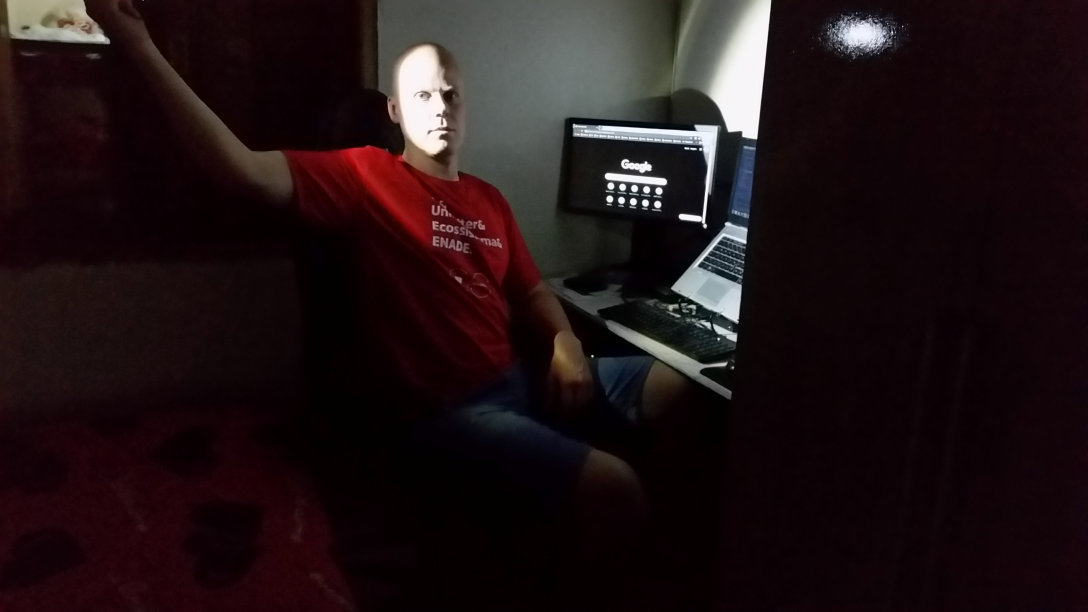
#> input picture filtragem-frequencia/resources/p2.jpg, 3264 x 1836 px (shown at 1/3 size)
$ python homomorphic-filter.py
#> lines starting #> are read from the running program, lines starting #| are printed output that depends on the picture
import cv2
import numpy as np
from math import exp, sqrt

image = cv2.imread("resources/p2.jpg", 0)
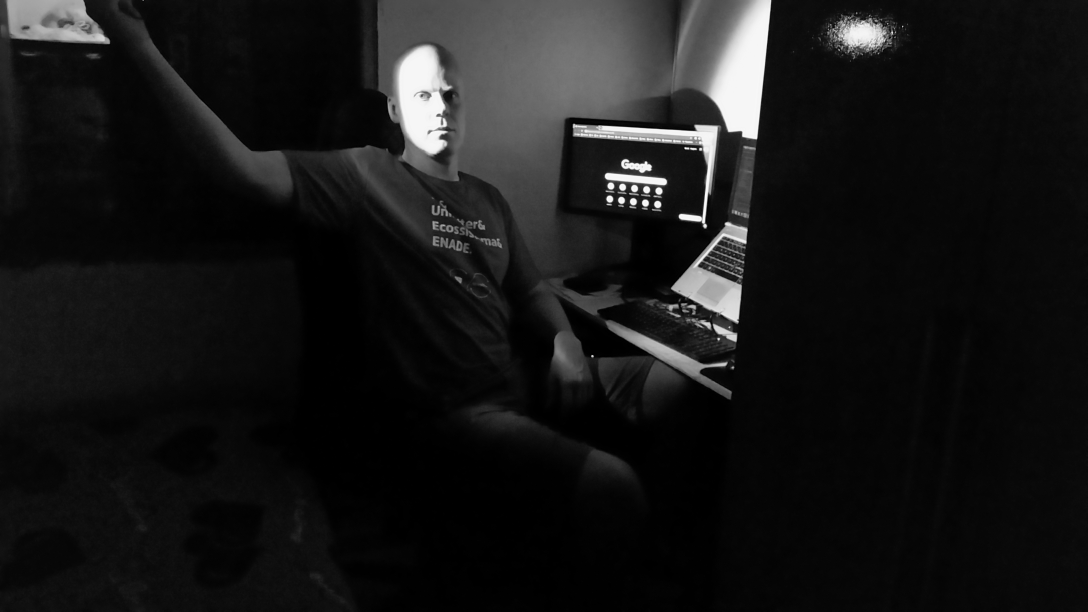
#> image: shape (1836, 3264) (shown at 1/3 size); min 0, max 255, mean 23.3
height, width = image.shape[:2]
#> height = 1836; width = 3264

dft_M = cv2.getOptimalDFTSize(height)
#> dft_M = 1875
dft_N = cv2.getOptimalDFTSize(width)
#> dft_N = 3375


yh, yl, c, d0 = 0, 0, 0, 0

y_track, d0_track, c_track = 0, 0, 0

complex_image = 0


def homomorphic():
    global yh, yl, c, d0, complex_image
    d = np.zeros(complex_image.shape, dtype=np.float32)

    for u in range(dft_M):
        for v in range(dft_N):
            d[u, v] = sqrt((u - dft_M / 2.0) * (u - dft_M / 2.0) + (v - dft_N / 2.0) * (v - dft_N / 2.0))

    d2 = cv2.multiply(d, d) / (d0 * d0)
    re = np.exp(- c * d2)
    h = (yh - yl) * (1 - re) + yl

    filtered = cv2.mulSpectrums(complex_image, h, 0)

    filtered = np.fft.ifftshift(filtered)
    filtered = cv2.idft(filtered)

    filtered = cv2.magnitude(filtered[:, :, 0], filtered[:, :, 1])
    cv2.normalize(filtered, filtered, 0, 1, cv2.NORM_MINMAX)

    filtered = np.exp(filtered - 1.0)
    cv2.normalize(filtered, filtered, 0, 1, cv2.NORM_MINMAX)

    cv2.namedWindow('homomorphic', cv2.WINDOW_AUTOSIZE)
    cv2.imshow("homomorphic", filtered)
    cv2.imwrite("output/output.png", filtered * 255)


def setyl(y_track):
    global yl
    yl = y_track / 100.0
    if yl == 0:
        yl = 0.1
    if yl > yh:
        yl = yh - 1
    homomorphic()


def setyh(y_track):
    global yh
    yh = y_track / 100.0
    if yh == 0:
        yh = 0.1
    if yl > yh:
        yh = yl + 1
    homomorphic()


def setc(c_track):
    global c
    c = c_track / 1000.0
    if c == 0:
        c = 1
    homomorphic()


def setd0(d0_track):
    global d0
    d0 = d0_track
    if d0 == 0:
        d0 = 1
    homomorphic()


def main():

    padded = cv2.copyMakeBorder(image, 0, dft_M - height, 0, dft_N - width, cv2.BORDER_CONSTANT, 0)
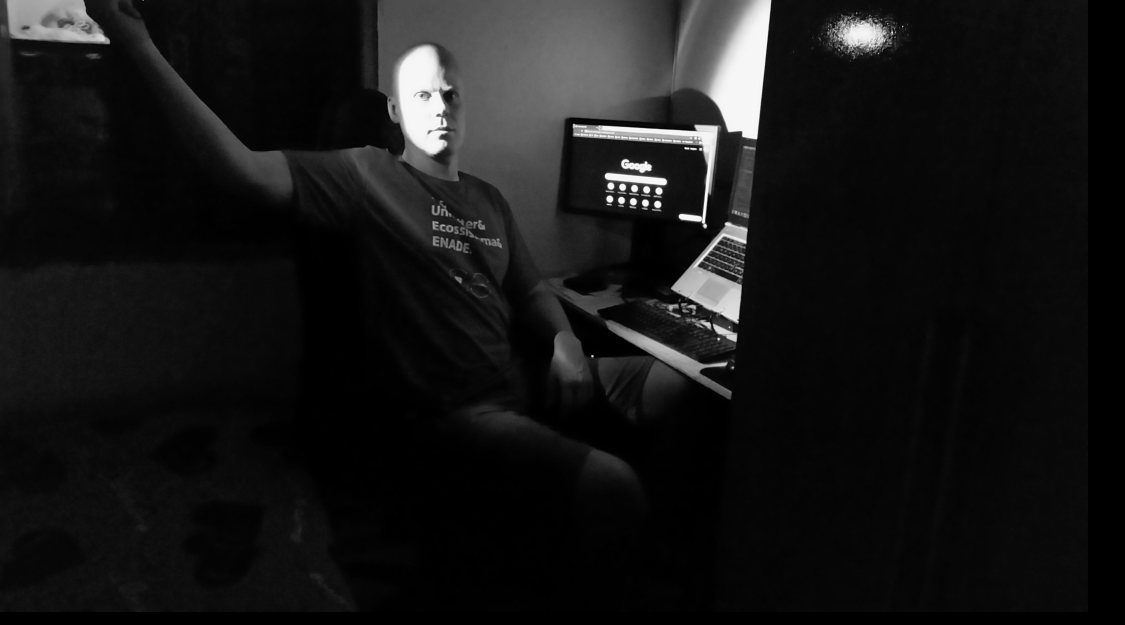
#> padded: shape (1875, 3375) (shown at 1/3 size); min 0, max 255, mean 22.1

    padded = np.log(padded + 1.0)
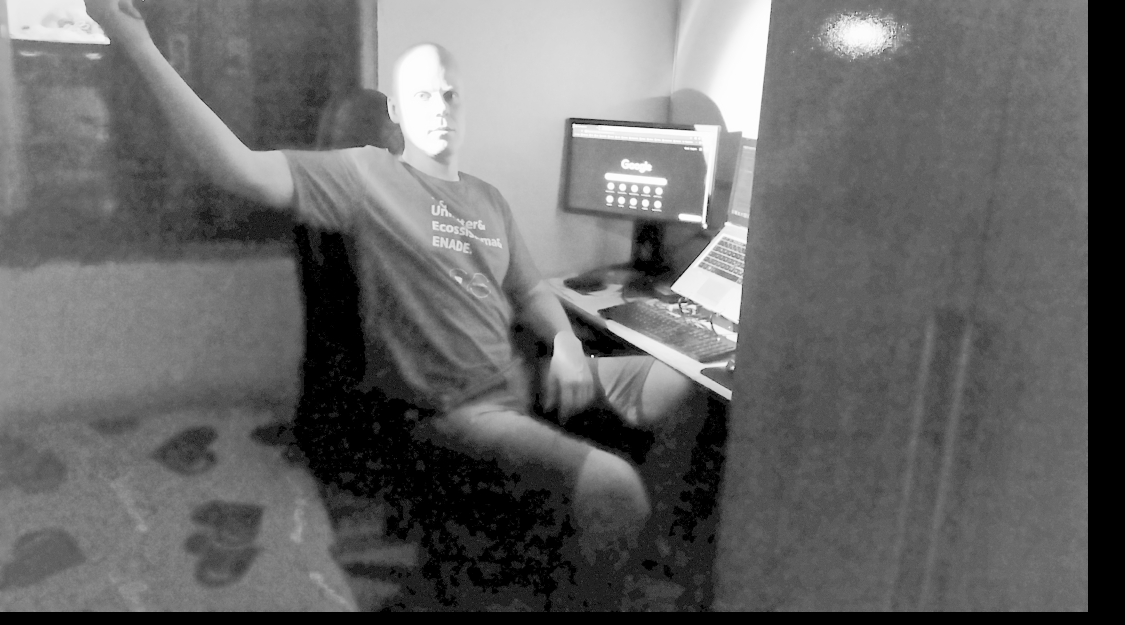
#> padded: shape (1875, 3375) float64 (shown at 1/3 size); min 0, max 5.55, mean 2.26; drawn with min black and max white

    global complex_image
    complex_image = cv2.dft(np.float32(padded), flags=cv2.DFT_COMPLEX_OUTPUT)
    # complex_image = np.fft.fft2(padded)

    complex_image = np.fft.fftshift(complex_image)

    magnitude_spectrum = 15 * np.log(cv2.magnitude(complex_image[:, :, 0], complex_image[:, :, 1]))
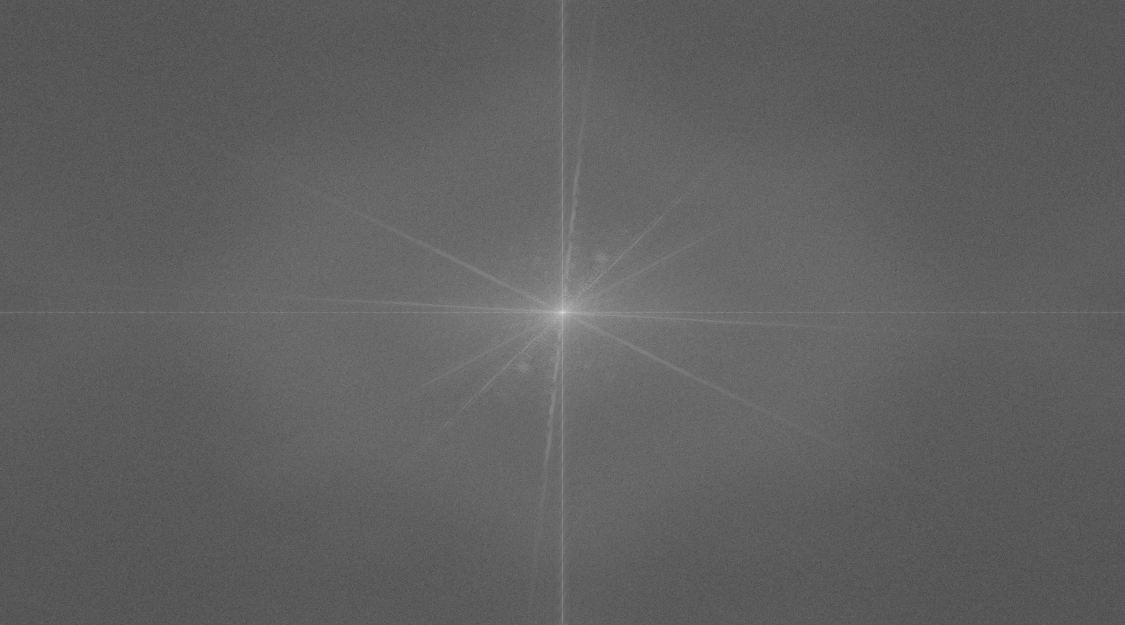
#> magnitude_spectrum: shape (1875, 3375) float32 (shown at 1/3 size); min -22.64, max 247.1, mean 79.7; drawn with min black and max white
    # magnitude_spectrum = 15 * np.log(np.abs(complex_image))

    cv2.namedWindow('Image', cv2.WINDOW_NORMAL)
    cv2.imshow("Image", image)
    cv2.imwrite("output/original-gray.png", image)
    cv2.resizeWindow("Image", 600, 600)

    cv2.namedWindow('DFT', cv2.WINDOW_NORMAL)
    cv2.imshow("DFT", np.uint8(magnitude_spectrum))
    cv2.imwrite("output/dft.png", np.uint8(magnitude_spectrum))
    cv2.resizeWindow("DFT", 600, 600)

    cv2.createTrackbar("YL", "Image", y_track, 100, setyl)
#> slider 'YL' is set to 33
    cv2.createTrackbar("YH", "Image", y_track, 100, setyh)
#> slider 'YH' is set to 33
    cv2.createTrackbar("C", "Image", c_track, 100, setc)
#> slider 'C' is set to 33
    cv2.createTrackbar("D0", "Image", d0_track, 100, setd0)
#> slider 'D0' is set to 33

    cv2.waitKey(0)
#> in homomorphic, `filtered = cv2.magnitude(filtered[:, :, 0], filtered[:, :, 1])`: filtered: shape (1875, 3375) float32; every value is NaN or infinite
#> in homomorphic (call 3), `filtered = np.exp(filtered - 1.0)`:
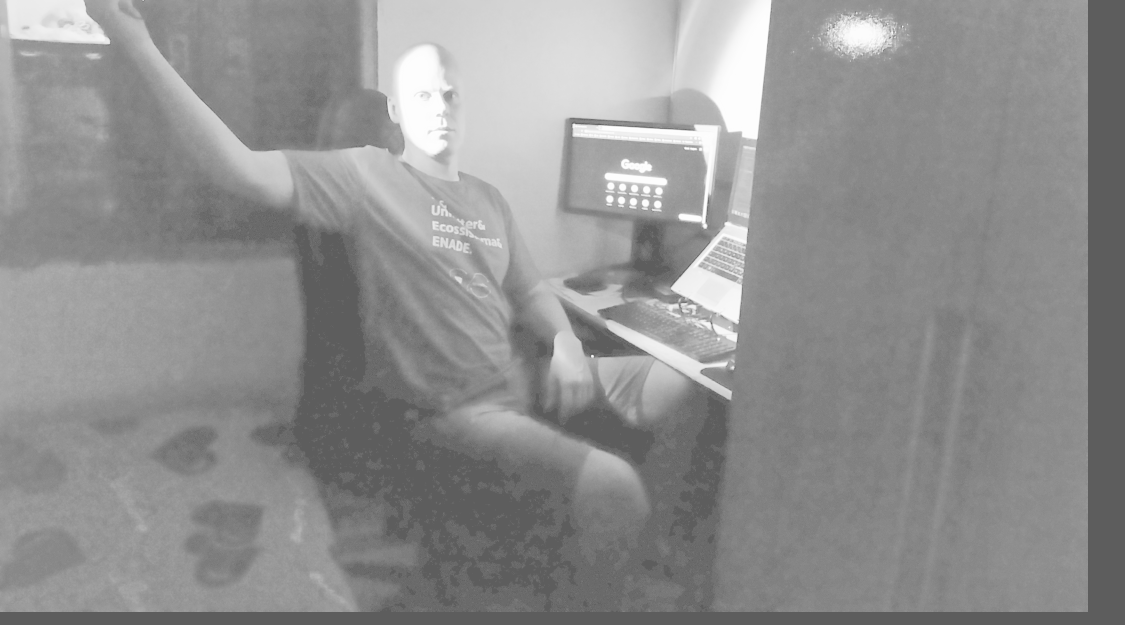
#> filtered: shape (1875, 3375) float32 (shown at 1/3 size); min 0.368, max 1, mean 0.568
#> in homomorphic (call 3), `cv2.normalize(filtered, filtered, 0, 1, cv2.NORM_MINMAX)`:
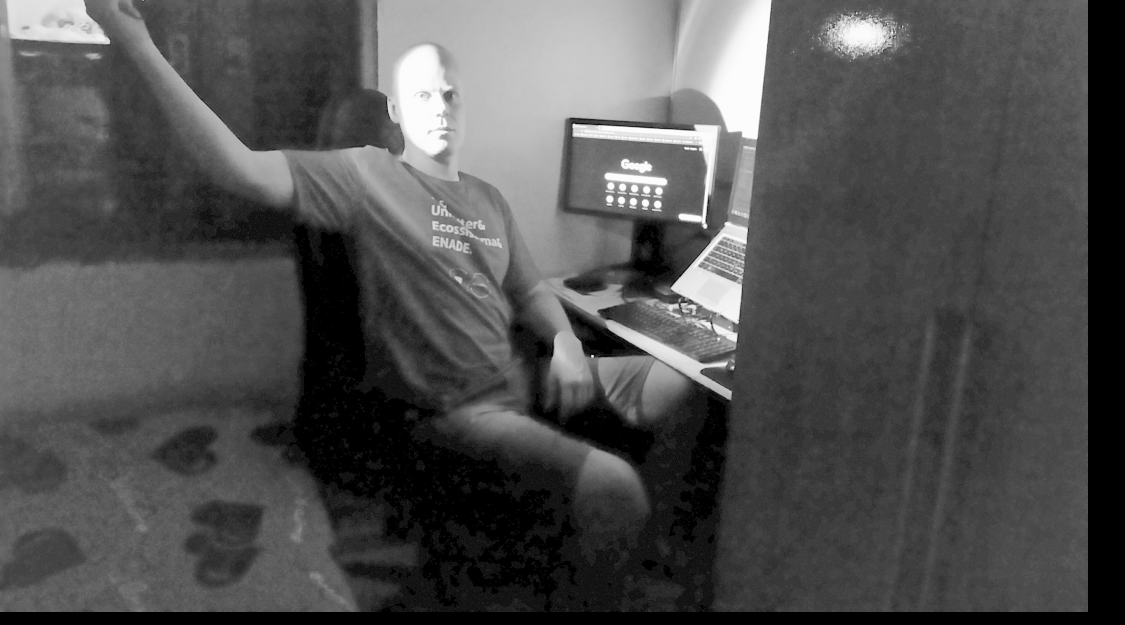
#> filtered: shape (1875, 3375) float32 (shown at 1/3 size); min -1.38e-08, max 1, mean 0.317; drawn with min black and max white
    cv2.destroyAllWindows()


if __name__ == '__main__':
    main()

$ run again, with filtragem-frequencia/resources/p1.jpg copied over filtragem-frequencia/resources/p2.jpg
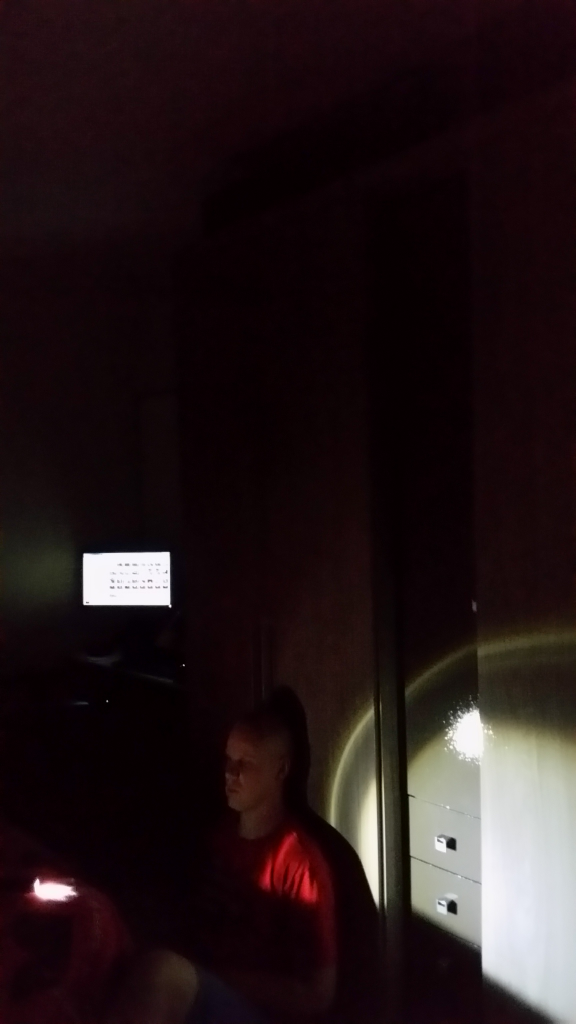
#> input picture filtragem-frequencia/resources/p1.jpg, 1152 x 2048 px (shown at 1/2 size)
#> `image = cv2.imread("resources/p2.jpg", 0)`:
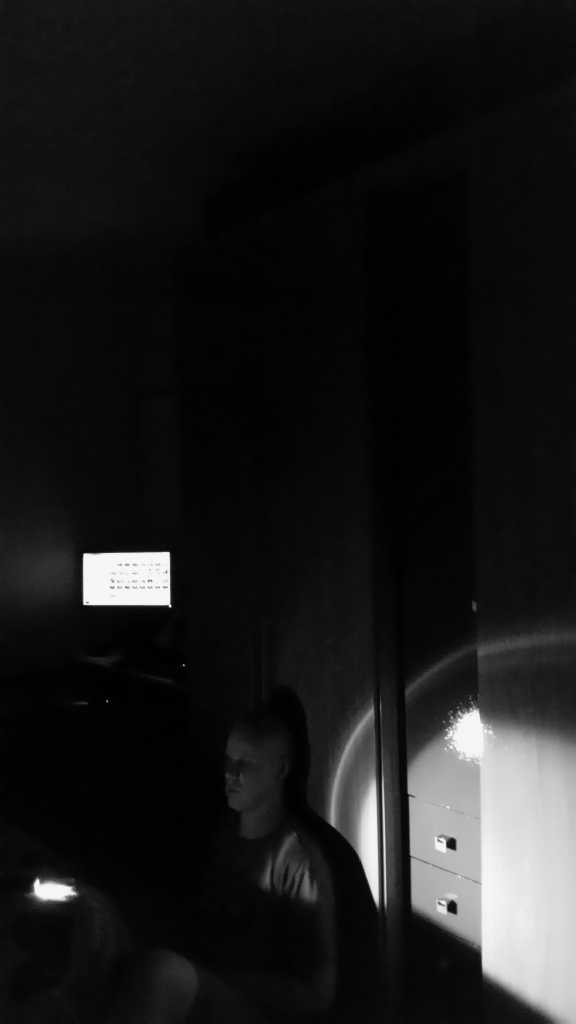
#> image: shape (2048, 1152) (shown at 1/2 size); min 0, max 252, mean 27
#> in main, `padded = np.log(padded + 1.0)`:
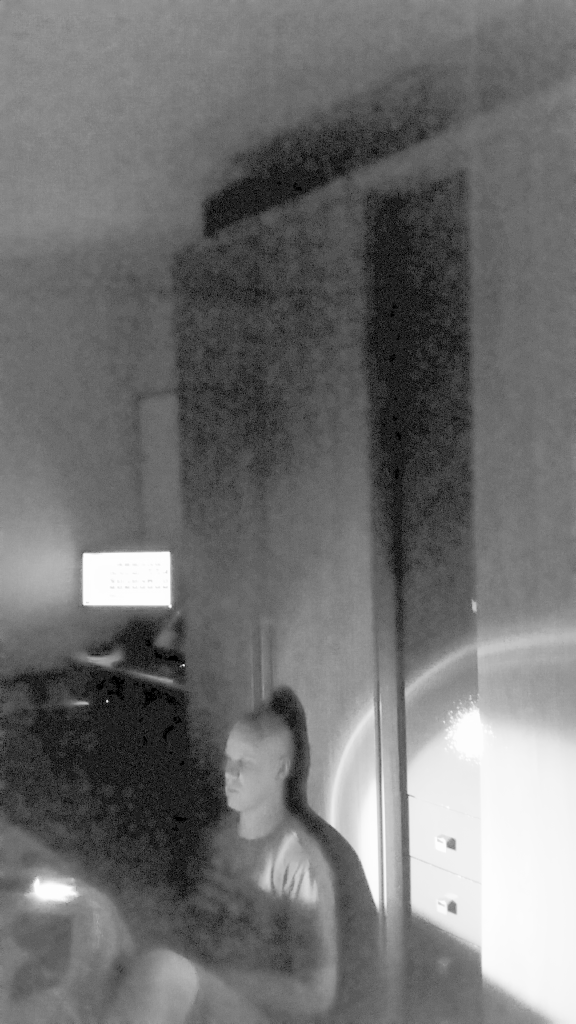
#> padded: shape (2048, 1152) float64 (shown at 1/2 size); min 0, max 5.53, mean 2.43; drawn with min black and max white
#> filtered: shape (2048, 1152) float32; every value is NaN or infinite

$ run again, with filtragem-frequencia/resources/p3.jpg copied over filtragem-frequencia/resources/p2.jpg
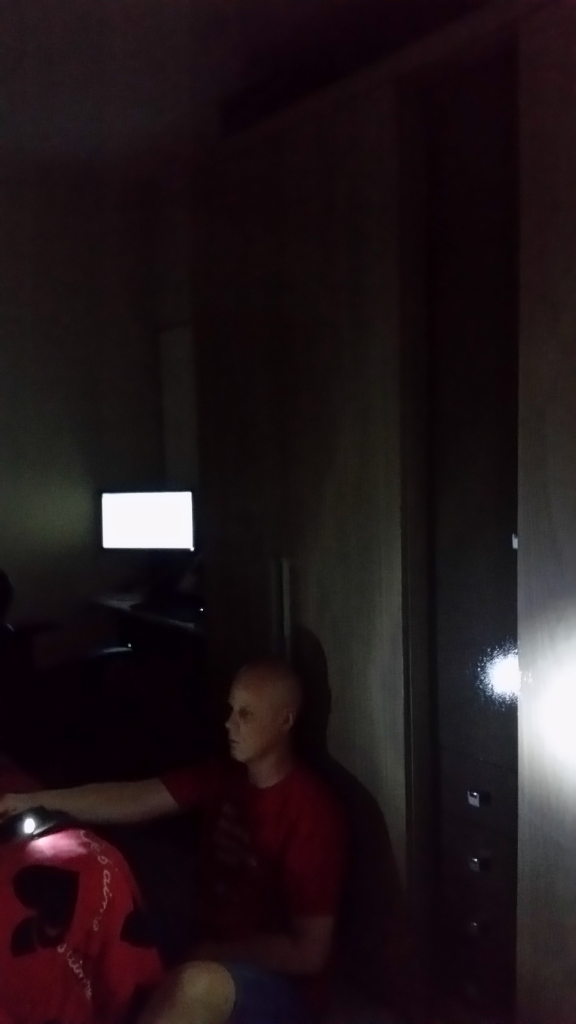
#> input picture filtragem-frequencia/resources/p3.jpg, 1152 x 2048 px (shown at 1/2 size)
#> `image = cv2.imread("resources/p2.jpg", 0)`:
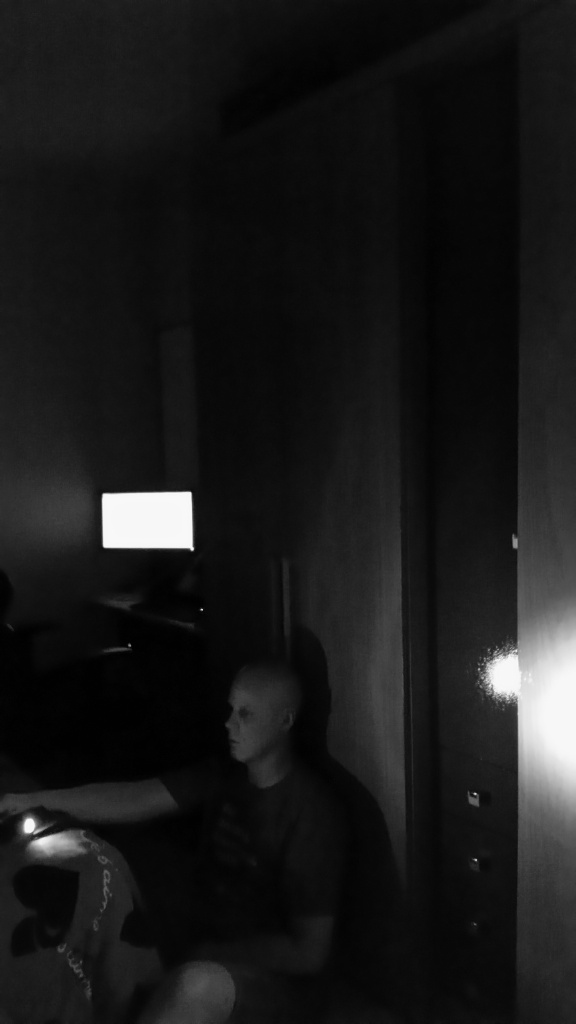
#> image: shape (2048, 1152) (shown at 1/2 size); min 0, max 255, mean 25.4
#> in main, `padded = np.log(padded + 1.0)`:
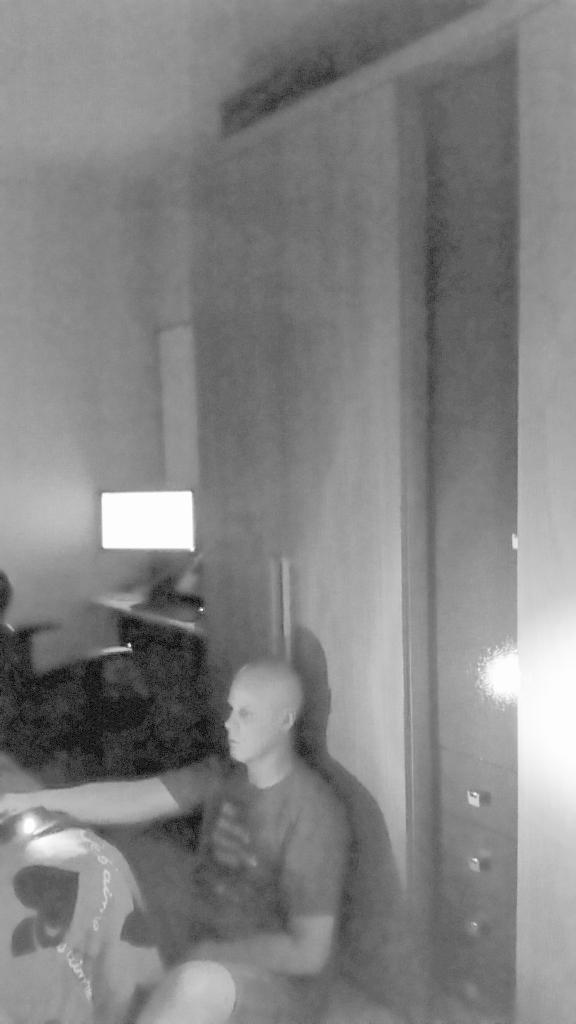
#> padded: shape (2048, 1152) float64 (shown at 1/2 size); min 0, max 5.55, mean 2.85; drawn with min black and max white
#> filtered: shape (2048, 1152) float32; every value is NaN or infinite
